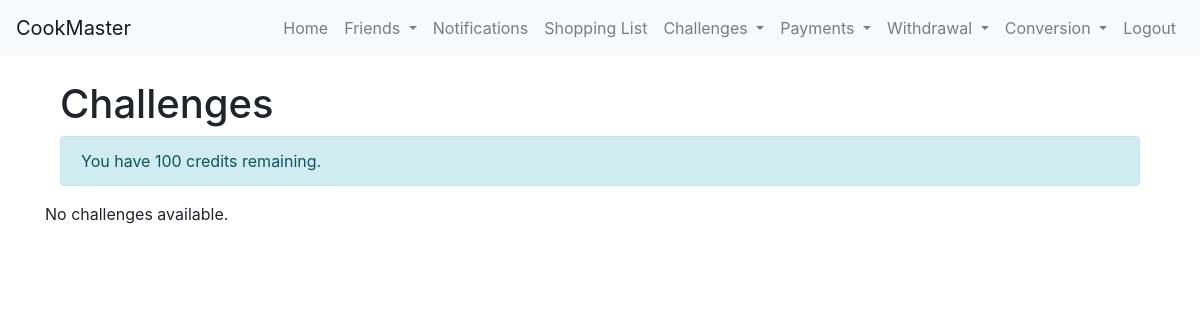
The app's page /challenges (signed in), older data.
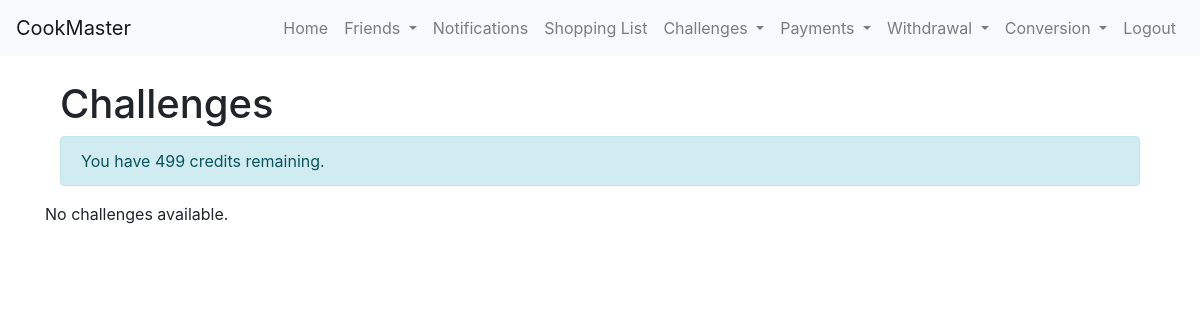
The same page, newer data.
### app/models.py (models this page shows)
class User(db.Model, UserMixin):
    id = db.Column(db.Integer, primary_key=True)
    username = db.Column(db.String(20), unique=True, nullable=False)
    email = db.Column(db.String(120), unique=True, nullable=False)
    password = db.Column(db.String(60), nullable=False)
    role = db.Column(db.String(10), nullable=False, default='user')
    completed_recipes = db.Column(db.Integer, default=0)
    recipes_created = db.Column(db.Integer, default=0)
    recipes_shared = db.Column(db.Integer, default=0)
    friends_connected = db.Column(db.Integer, default=0)
    shopping_lists_created = db.Column(db.Integer, default=0)
    conversion_tool_uses = db.Column(db.Integer, default=0)
    credits = db.Column(db.Integer, default=0)
    tools = db.relationship('Tool', backref='owner', lazy=True, cascade="all, delete-orphan")
    posts = db.relationship('Post', backref='author', lazy=True, cascade="all, delete-orphan")
    created_challenges = db.relationship('Challenge', backref='creator', lazy=True, overlaps="challenge_creator,created_challenges")
    participated_challenges = db.relationship('ChallengeParticipant', backref='user_participation', lazy=True, overlaps="participant,challenges_participated")
    achievements = db.relationship('Achievement', backref='user', lazy=True, cascade="all, delete-orphan")

### app/user_routes.py (the view)
@user.route('/challenges')
@login_required
def challenges():
    challenges = Challenge.query.all()
    for challenge in challenges:
        if not challenge.ended and challenge.get_end_time() <= datetime.now(timezone.utc):
            challenge.ended = True
            db.session.add(challenge)
    db.session.commit()
    active_challenges = Challenge.query.filter_by(ended=False).all()
    joined_challenge_ids = [p.challenge_id for p in current_user.participations]
    challenge_data = [{
        'id': challenge.id,
        'name': challenge.name,
        'credits_required': challenge.credits_required,
        'time_remaining': max(0, (challenge.get_end_time() - datetime.now(timezone.utc)).total_seconds()),
        'icon': challenge.icon
    } for challenge in active_challenges]
    return render_template('challenges.html', challenges=challenge_data, joined_challenge_ids=joined_challenge_ids, remaining_credits=current_user.credits)

### app/__init__.py (called while the page is built)
@login_manager.user_loader
def load_user(user_id):
    from app.models import User
    return User.query.get(int(user_id))

### app/templates/challenges.html (shortened to what this page needs)
{% extends "base.html" %}
{% block content %}
  <div class="container">
    <h1 class="mt-4">Challenges</h1>
    <div class="alert alert-info" role="alert">
      You have {{ remaining_credits }} credits remaining.
    </div>
    <div class="row">
      {% for challenge in challenges %}
        <div class="col-md-4">
          <div class="card mb-4">
            <img src="{{ url_for('static', filename='challenges/' ~ challenge.icon) }}" alt="{{ challenge.name }}" class="card-img-top">
            <div class="card-body">
              <h5 class="card-title">{{ challenge.name }}</h5>
              <p class="card-text">Credits required: {{ challenge.credits_required }}</p>
              <p class="card-text">
                <strong>Ends in:</strong>
                <span class="countdown-timer" data-remaining-time="{{ challenge.time_remaining }}"></span>
              </p>
              {% if challenge.id in joined_challenge_ids %}
                <button class="btn btn-success" disabled>Challenge Joined</button>
              {% else %}
                <form method="POST" action="{{ url_for('user.join_challenge', challenge_id=challenge.id) }}">
                  <button type="submit" class="btn btn-primary">Join Challenge</button>
                </form>
              {% endif %}
            </div>
          </div>
        </div>
      {% else %}
        <p>No challenges available.</p>
      {% endfor %}
    </div>
  </div>
{% endblock %}

Row changes from the older to the newer data that the page shows:
now on this page (row edited): User: credits "499"
Text that changed along with them:
{{ remaining_credits }}: "100" → (not shown)
